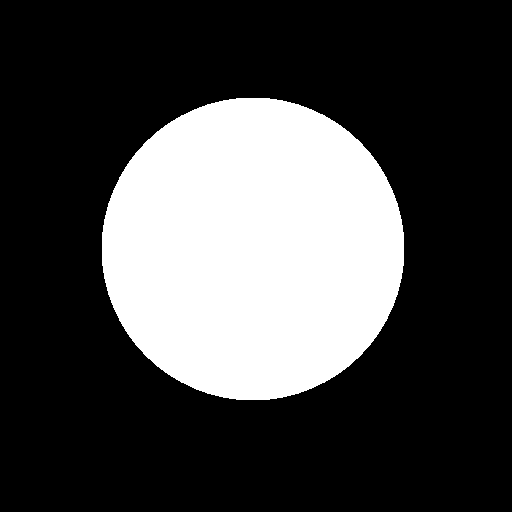
%> input picture Image Processing Assignment 7/circle.png, 512 x 512 px
$ octave Assignment7.m   (GNU Octave 9; MATLAB toolbox functions it lacks are replaced by stand-ins)
%> lines starting %> are read from the running program, lines starting %| are printed output that depends on the picture; in (x1, y1, x2, y2) boxes, pixels count from 0 and x2, y2 are one past the last pixel; in counts of white or black regions, pixels touching at a corner belong together; the program's own positions count from 1
%> further down, gydata is the input picture: size 512x512x3 uint8; 27.5% white; 1 white region, box (x1, y1, x2, y2) and area: (102, 98, 404, 400) 72000
### Image Processing Assignment 7/getboundary.m
function output = getboundary(input)
    [x,y,~] = size(input);
%> x = 512; y = 512
    output = zeros(x,y,'uint8');
    %mask = [0 255 0; 255 255 255; 0 255 0];
    for i = 2:x
        for j = 2:y
            if input(i,j) == 255
                if input(i+1,j) == 0
                    output(i,j) = 255;
                    continue
                end
                if input(i-1,j) == 0
                    output(i,j) = 255;
                    continue
                end
                if input(i,j+1) == 0
                    output(i,j) = 255;
                    continue
                end
                if input(i,j-1) == 0
                    output(i,j) = 255;
                    continue
                end
                output(i,j) = 0;
            end
        end
    end
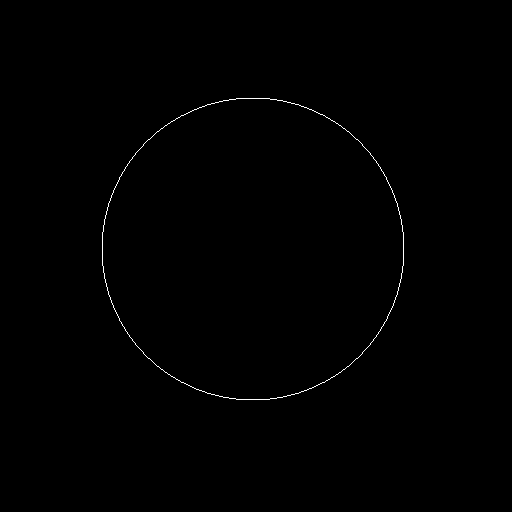
%> output: size 512x512 uint8; 0.33% white in thin lines or dots, all inside (x1, y1, x2, y2) = (102, 98, 404, 400)

### Image Processing Assignment 7/getcentre.m
function [cr, cc] = getcentre(input)
    [x,y,~] = size(input);
%> x = 512; y = 512
    cr = 0;
    cc = 0;
    tot = 0;
    for i = 1:x
        for j = 1:y
            if input(i,j) == 255
                cr = cr + i;
                cc = cc + j;
                tot = tot +1;
            end
        end
    end
%> after the loop, cc = 18252288; cr = 17964132; tot = 72000
    cr = uint64(double(cr)/double(tot));
%> cr = 250
    cc = uint64(double(cc)/double(tot));
%> cc = 254

### Image Processing Assignment 7/distanceversusangle.m
function [X,Y] = distanceversusangle(input)
    [x,y,~] = size(input);
    [cr, cc] = getcentre(input);
%> cr = 250; cc = 254
    %cr
       % cc
    input = getboundary(input);
    list = [];
    tot = 0;
    for i = 1:x
        for j = 1:y
            if input(i,j) == 255
                tot = tot+1;
                tx = double(j)-double(cc);
                ty = double(cr)-double(i);
                %[i,j,tx,ty]
                list(tot, 1) = atan2(ty, tx);
                list(tot, 2) = sqrt(tx^2+ty^2);
            end
        end
    end
%> after the loop, list = 856 rows, first 12: [1.68 152; 1.68 151.8; 1.67 151.7; 1.66 151.6; 1.66 151.6; 1.65 151.5; 1.64 151.4; 1.64 151.3; 1.63 151.3; 1.62 151.2; 1.62 151.2; 1.61 151.1]; tot = 856; tx = 16; ty = -150
    [~, order] = sort(list(:,1));
%> order = 856 values, max 856 at index 230, min 1 at index 658, mean 428.5
    list = list(order,:);
%> list = 856 rows, first 12: [-3.13 151; -3.13 151; -3.12 151; -3.12 151.1; -3.11 151.1; -3.1 151.1; -3.1 151.2; -3.09 151.2; -3.08 151.3; -3.08 151.3; -3.07 151.4; -3.06 151.5]
    %list
    X = list(:,1);
%> X = 856 values from -3.13 to 3.14
    Y = list(:,2);
%> Y = 856 values, max 152.1 at index 687, min 149.8 at index 281, mean 150.9

### Image Processing Assignment 7/Assignment7.m
str = ["circle.png","ellipsehorizontal.png","ellipsevertical.png","rectangle.png","square.png","triangle.png"];
for i = 1:6
    gydata = imread(char(str(1,i)));
    %[cr, cc] = getcentre(gydata);
    %figure;imshow(gydata);title('Black And White');
    %gydata = getboundary(gydata);
    %gydata(cr-5:cr+5,cc-5:cc+5) = 255;
    figure;imshow(gydata);title('Black And White');
    imshow(getboundary(gydata));
    [X,Y] = distanceversusangle(gydata);
%> X = 856 values from -3.13 to 3.14
    %[X,Y]
    %figure;plot(X,Y);
    figure(i);
    subplot(2,1,1);
    imshow(gydata);

    subplot(2,1,2);
    % [5 lines of commented-out code are left out]
    plot(X+pi,Y);
    ylim([0 300]);
    xticks(0:pi/4:2*pi);
    xticklabels({'0','\pi/4','\pi/2','3\pi/4','\pi','5\pi/4','3\pi/2','7\pi/4','2\pi'})
    title(char(str(1,i)));
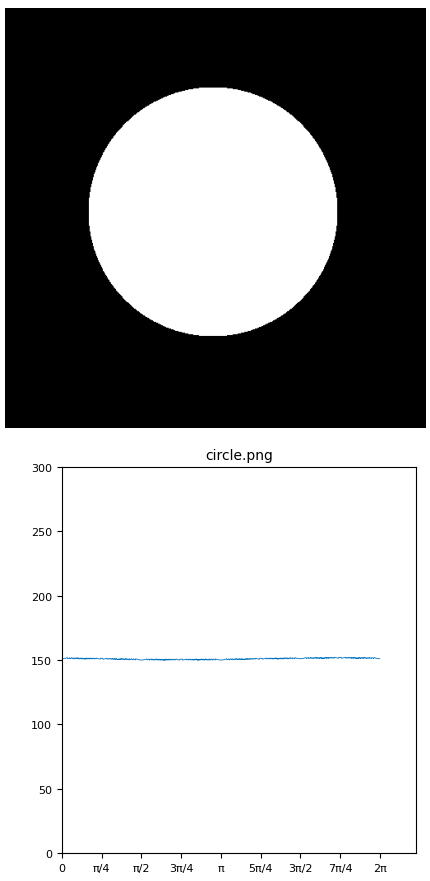
%> figure redrawn from the program's plot data, 2 panels
    %xt = get(gca, 'XTick');                                 % 'XTick' Values
    %set(gca, 'XTick', xt, 'XTickLabel', xt/10);
    %zoom yon;
    %zoom(0.15);
end
%> pass 2 of the loop `for i = 1:6`:
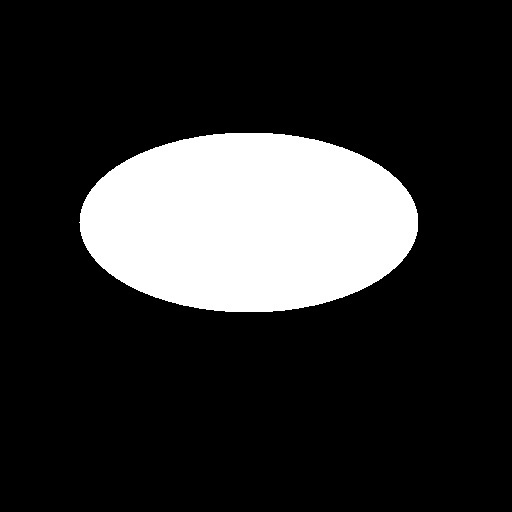
%> input picture Image Processing Assignment 7/ellipsehorizontal.png, 512 x 512 px
%> gydata is the input picture: size 512x512x3 uint8; 18.3% white; 1 white region, box (x1, y1, x2, y2) and area: (79, 133, 418, 312) 47846
%> after the loop in getboundary (call 3), `for i = 2:x`:
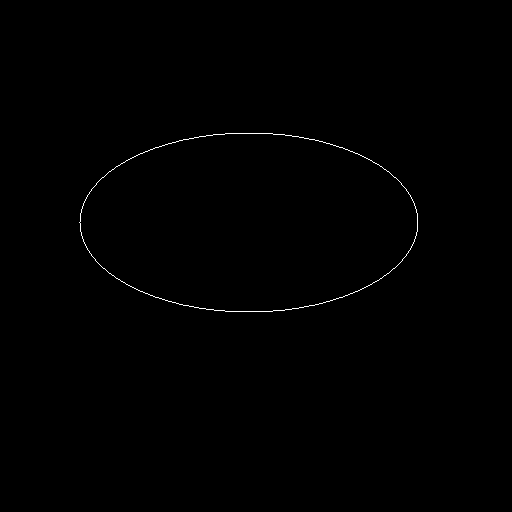
%> output: size 512x512 uint8; 0.29% white in thin lines or dots, all inside (x1, y1, x2, y2) = (79, 133, 418, 312)
%> after the loop in distanceversusangle (call 2), `for i = 1:x`: list = 766 rows, first 12: [1.83 92.18; 1.82 91.92; 1.81 91.68; 1.8 91.44; 1.79 91.22; 1.78 91.01; 1.77 90.8; 1.76 90.61; 1.75 90.43; 1.74 90.26; 1.73 90.09; 1.72 89.94]; tot = 766; tx = 23; ty = -89
%> in distanceversusangle (call 2), `list = list(order,:);`: list = 766 rows, first 12: [-3.14 169; -3.13 169; -3.12 169; -3.12 169; -3.11 169.1; -3.11 169.1; -3.1 169.1; -3.09 169.2; -3.09 169.2; -3.08 168.3; -3.08 168.4; -3.07 168.4]
%> `[X,Y] = distanceversusangle(gydata);`: X = 766 values from -3.14 to 3.14; Y = 766 values, max 170 at index 766, min 89 at index 192, mean 124.9
%> `title(char(str(1,i)));`:
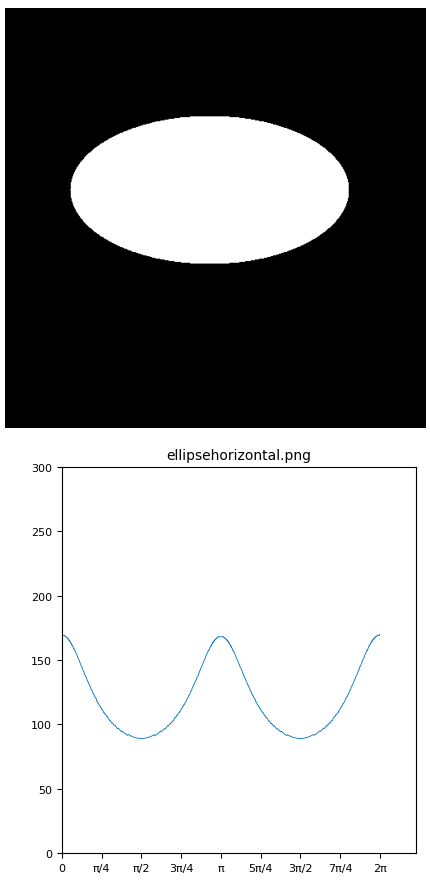
%> figure redrawn from the program's plot data, 2 panels
%> pass 3 of the loop `for i = 1:6`:
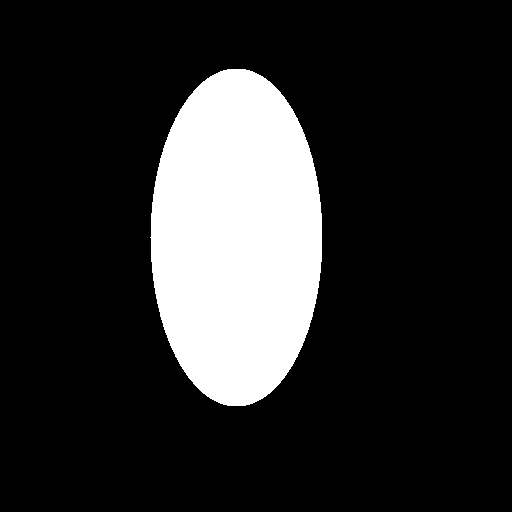
%> input picture Image Processing Assignment 7/ellipsevertical.png, 512 x 512 px
%> gydata is the input picture: size 512x512x3 uint8; 17.4% white; 1 white region, box (x1, y1, x2, y2) and area: (150, 69, 322, 406) 45586
%> after the loop in getboundary (call 5), `for i = 2:x`:
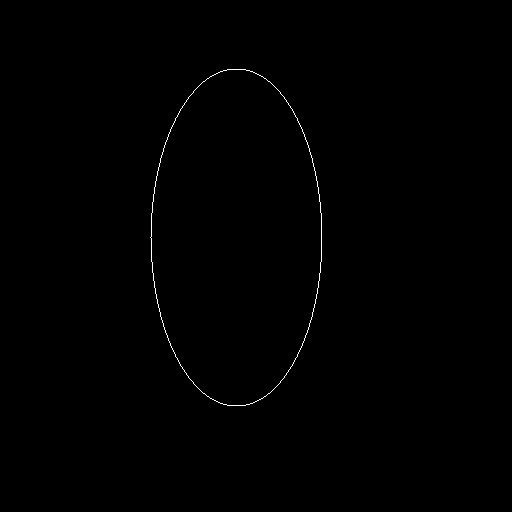
%> output: size 512x512 uint8; 0.29% white in thin lines or dots, all inside (x1, y1, x2, y2) = (150, 69, 322, 406)
%> after the loop in distanceversusangle (call 3), `for i = 1:x`: list = 756 rows, first 12: [1.62 168.2; 1.62 168.2; 1.61 168.1; 1.61 168.1; 1.6 168.1; 1.59 168; 1.59 168; 1.58 168; 1.58 168; 1.57 168; 1.56 168; 1.56 168]; tot = 756; tx = 9; ty = -168
%> in distanceversusangle (call 3), `list = list(order,:);`: list = 756 rows, first 12: [-3.13 85.01; -3.12 85.02; -3.11 85.05; -3.09 85.09; -3.08 85.15; -3.07 85.21; -3.06 85.29; -3.05 85.38; -3.04 85.48; -3.02 85.59; -3.01 85.71; -3 85.84]
%> `[X,Y] = distanceversusangle(gydata);`: X = 756 values from -3.13 to 3.14; Y = 756 values, max 168.2 at index 180, min 85 at index 378, mean 122.3
%> `title(char(str(1,i)));`:
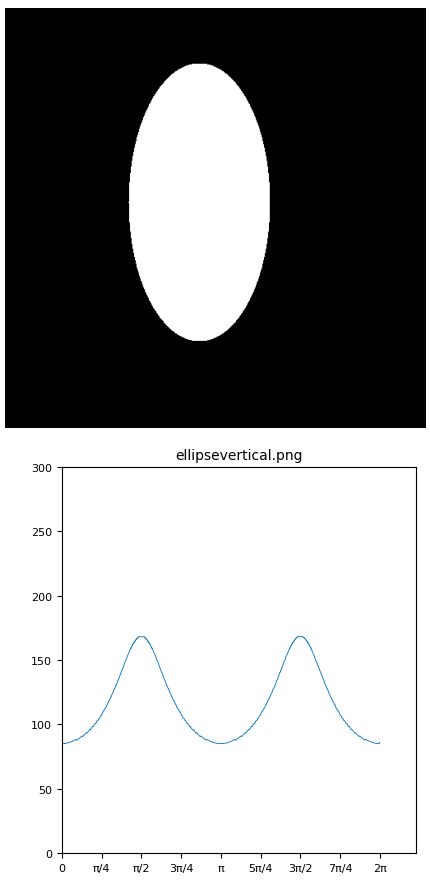
%> figure redrawn from the program's plot data, 2 panels
%> the loop made 6 passes; the first 3 are shown
